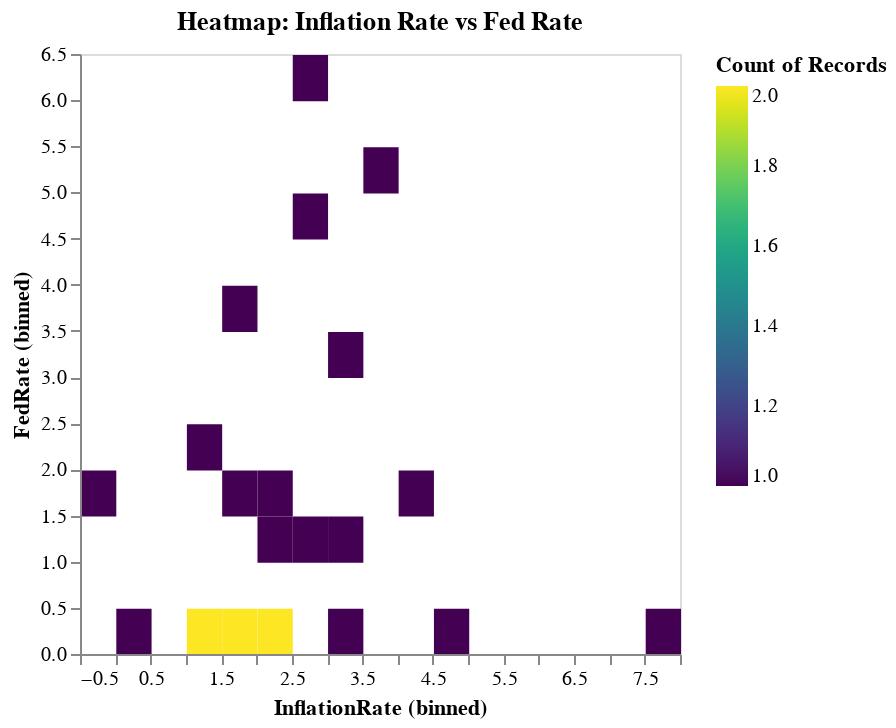

The cell this chart's notebook holds for it:
### Code cell
# heat map of inflation and fed rate



heatmap = alt.Chart(fedAinflation).mark_rect().encode(
    alt.X('InflationRate:Q', bin=alt.Bin(maxbins=30)),
    alt.Y('FedRate:Q', bin=alt.Bin(maxbins=30)),
    alt.Color('count():Q', scale=alt.Scale(scheme='viridis')),
    tooltip=['count()']
).properties(
    title='Heatmap: Inflation Rate vs Fed Rate'
)

heatmap

### Figure 1 — Vega-Lite specification as saved in the notebook (floating-point values rounded to 4 significant figures)
{"config": {"view": {"continuousWidth": 300, "continuousHeight": 300}}, "data": {"name": "data-5d159483fc532123e27b376ea89dd073"}, "mark": {"type": "rect"}, "encoding": {"color": {"aggregate": "count", "scale": {"scheme": "viridis"}, "type": "quantitative"}, "tooltip": [{"aggregate": "count", "type": "quantitative"}], "x": {"bin": {"maxbins": 30}, "field": "InflationRate", "type": "quantitative"}, "y": {"bin": {"maxbins": 30}, "field": "FedRate", "type": "quantitative"}}, "title": "Heatmap: Inflation Rate vs Fed Rate", "$schema": "https://vega.github.io/schema/vega-lite/v5.20.1.json", "datasets": {"data-5d159483fc532123e27b376ea89dd073": [{"observation_date": "2000-01-01", "InflationRate": 2.83, "FedRate": 6.24}, {"observation_date": "2001-01-01", "InflationRate": 1.59, "FedRate": 3.89}, {"observation_date": "2002-01-01", "InflationRate": 2.27, "FedRate": 1.67}, {"observation_date": "2003-01-01", "InflationRate": 2.68, "FedRate": 1.13}, {"observation_date": "2004-01-01", "InflationRate": 3.39, "FedRate": 1.35}, {"observation_date": "2005-01-01", "InflationRate": 3.23, "FedRate": 3.21}, {"observation_date": "2006-01-01", "InflationRate": 2.85, "FedRate": 4.96}, {"observation_date": "2007-01-01", "InflationRate": 3.84, "FedRate": 5.02}, {"observation_date": "2008-01-01", "InflationRate": -0.36, "FedRate": 1.93}, {"observation_date": "2009-01-01", "InflationRate": 1.64, "FedRate": 0.16}, {"observation_date": "2010-01-01", "InflationRate": 3.16, "FedRate": 0.18}, {"observation_date": "2011-01-01", "InflationRate": 2.07, "FedRate": 0.1}, {"observation_date": "2012-01-01", "InflationRate": 1.46, "FedRate": 0.14}, {"observation_date": "2013-01-01", "InflationRate": 1.62, "FedRate": 0.11}, {"observation_date": "2014-01-01", "InflationRate": 0.12, "FedRate": 0.09}, {"observation_date": "2015-01-01", "InflationRate": 1.26, "FedRate": 0.13}, {"observation_date": "2016-01-01", "InflationRate": 2.13, "FedRate": 0.4}, {"observation_date": "2017-01-01", "InflationRate": 2.44, "FedRate": 1.0}, {"observation_date": "2018-01-01", "InflationRate": 1.81, "FedRate": 1.83}, {"observation_date": "2019-01-01", "InflationRate": 1.23, "FedRate": 2.16}, {"observation_date": "2020-01-01", "InflationRate": 4.7, "FedRate": 0.38}, {"observation_date": "2021-01-01", "InflationRate": 8.0, "FedRate": 0.08}, {"observation_date": "2022-01-01", "InflationRate": 4.12, "FedRate": 1.68}]}}
